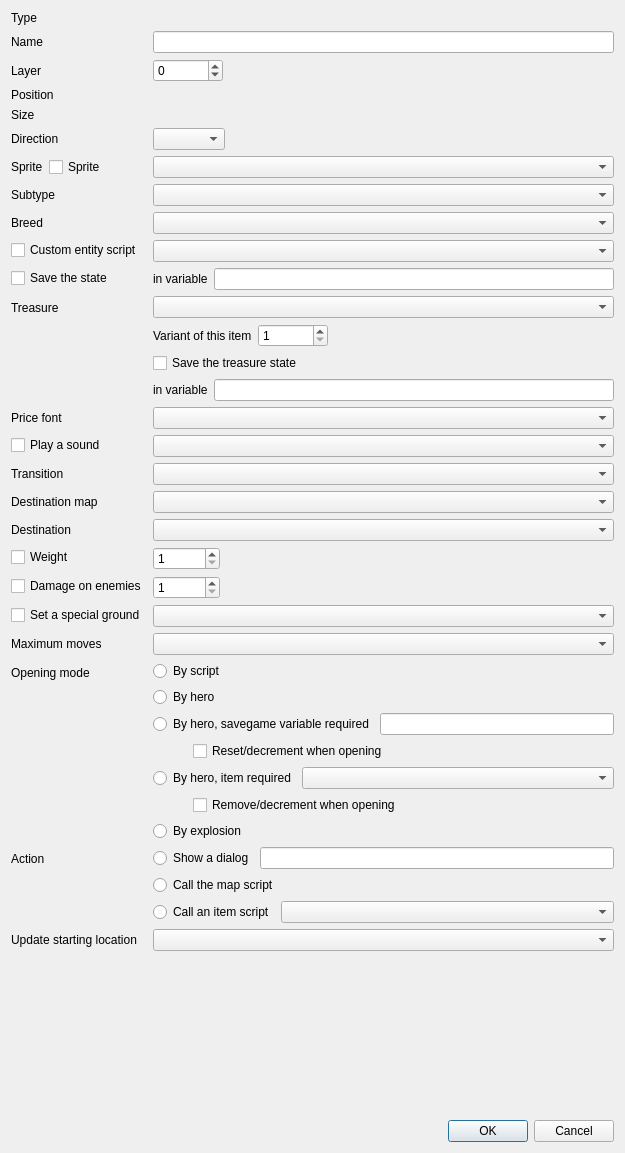
<?xml version="1.0" encoding="UTF-8"?>
<ui version="4.0">
 <class>SolarusEditor::EditEntityDialog</class>
 <widget class="QDialog" name="SolarusEditor::EditEntityDialog">
  <property name="geometry">
   <rect>
    <x>0</x>
    <y>0</y>
    <width>625</width>
    <height>1153</height>
   </rect>
  </property>
  <property name="sizePolicy">
   <sizepolicy hsizetype="Expanding" vsizetype="Preferred">
    <horstretch>0</horstretch>
    <verstretch>0</verstretch>
   </sizepolicy>
  </property>
  <property name="windowTitle">
   <string>Edit an entity</string>
  </property>
  <layout class="QVBoxLayout" name="verticalLayout_3">
   <item>
    <layout class="QFormLayout" name="form_layout">
     <property name="fieldGrowthPolicy">
      <enum>QFormLayout::AllNonFixedFieldsGrow</enum>
     </property>
     <item row="0" column="0">
      <widget class="QLabel" name="type_label">
       <property name="text">
        <string>Type</string>
       </property>
      </widget>
     </item>
     <item row="0" column="1">
      <widget class="QLabel" name="type_field">
       <property name="font">
        <font>
         <weight>75</weight>
         <bold>true</bold>
        </font>
       </property>
       <property name="text">
        <string/>
       </property>
      </widget>
     </item>
     <item row="1" column="0">
      <widget class="QLabel" name="name_label">
       <property name="text">
        <string>Name</string>
       </property>
      </widget>
     </item>
     <item row="1" column="1">
      <widget class="QLineEdit" name="name_field"/>
     </item>
     <item row="2" column="0">
      <widget class="QLabel" name="layer_label">
       <property name="text">
        <string>Layer</string>
       </property>
      </widget>
     </item>
     <item row="2" column="1">
      <widget class="QWidget" name="layer_layout" native="true">
       <layout class="QHBoxLayout" name="horizontalLayout_6">
        <property name="leftMargin">
         <number>0</number>
        </property>
        <property name="topMargin">
         <number>0</number>
        </property>
        <property name="rightMargin">
         <number>0</number>
        </property>
        <property name="bottomMargin">
         <number>0</number>
        </property>
        <item>
         <widget class="QSpinBox" name="layer_field">
          <property name="minimumSize">
           <size>
            <width>70</width>
            <height>0</height>
           </size>
          </property>
          <property name="minimum">
           <number>-9999</number>
          </property>
          <property name="maximum">
           <number>9999</number>
          </property>
         </widget>
        </item>
        <item>
         <spacer name="layer_spacer">
          <property name="orientation">
           <enum>Qt::Horizontal</enum>
          </property>
          <property name="sizeHint" stdset="0">
           <size>
            <width>40</width>
            <height>20</height>
           </size>
          </property>
         </spacer>
        </item>
       </layout>
      </widget>
     </item>
     <item row="3" column="0">
      <widget class="QLabel" name="position_label">
       <property name="text">
        <string>Position</string>
       </property>
      </widget>
     </item>
     <item row="3" column="1">
      <widget class="SolarusEditor::PairSpinBox" name="xy_field" native="true"/>
     </item>
     <item row="4" column="0">
      <widget class="QLabel" name="size_label">
       <property name="text">
        <string>Size</string>
       </property>
      </widget>
     </item>
     <item row="4" column="1">
      <widget class="SolarusEditor::PairSpinBox" name="size_field" native="true"/>
     </item>
     <item row="5" column="0">
      <widget class="QLabel" name="direction_label">
       <property name="text">
        <string>Direction</string>
       </property>
      </widget>
     </item>
     <item row="5" column="1">
      <widget class="QWidget" name="direction_layout" native="true">
       <layout class="QHBoxLayout" name="layout_4">
        <property name="leftMargin">
         <number>0</number>
        </property>
        <property name="topMargin">
         <number>0</number>
        </property>
        <property name="rightMargin">
         <number>0</number>
        </property>
        <property name="bottomMargin">
         <number>0</number>
        </property>
        <item>
         <widget class="QComboBox" name="direction_field"/>
        </item>
        <item>
         <spacer name="direction_spacer">
          <property name="orientation">
           <enum>Qt::Horizontal</enum>
          </property>
          <property name="sizeHint" stdset="0">
           <size>
            <width>40</width>
            <height>20</height>
           </size>
          </property>
         </spacer>
        </item>
       </layout>
      </widget>
     </item>
     <item row="6" column="0">
      <widget class="QWidget" name="sprite_label_checkbox" native="true">
       <layout class="QHBoxLayout" name="horizontalLayout_2">
        <property name="leftMargin">
         <number>0</number>
        </property>
        <property name="topMargin">
         <number>0</number>
        </property>
        <property name="rightMargin">
         <number>0</number>
        </property>
        <property name="bottomMargin">
         <number>0</number>
        </property>
        <item>
         <widget class="QLabel" name="sprite_label">
          <property name="text">
           <string>Sprite</string>
          </property>
         </widget>
        </item>
        <item>
         <widget class="QCheckBox" name="sprite_checkbox">
          <property name="text">
           <string>Sprite</string>
          </property>
         </widget>
        </item>
       </layout>
      </widget>
     </item>
     <item row="6" column="1">
      <widget class="SolarusEditor::ResourceSelector" name="sprite_field"/>
     </item>
     <item row="7" column="0">
      <widget class="QLabel" name="subtype_label">
       <property name="text">
        <string>Subtype</string>
       </property>
      </widget>
     </item>
     <item row="7" column="1">
      <widget class="QComboBox" name="subtype_field"/>
     </item>
     <item row="8" column="0">
      <widget class="QLabel" name="breed_label">
       <property name="text">
        <string>Breed</string>
       </property>
      </widget>
     </item>
     <item row="8" column="1">
      <widget class="SolarusEditor::ResourceSelector" name="breed_field"/>
     </item>
     <item row="9" column="0">
      <widget class="QCheckBox" name="model_checkbox">
       <property name="text">
        <string>Custom entity script</string>
       </property>
      </widget>
     </item>
     <item row="9" column="1">
      <widget class="SolarusEditor::ResourceSelector" name="model_field"/>
     </item>
     <item row="10" column="0">
      <widget class="QCheckBox" name="savegame_variable_checkbox">
       <property name="text">
        <string>Save the state</string>
       </property>
      </widget>
     </item>
     <item row="10" column="1">
      <widget class="QWidget" name="savegame_variable_layout" native="true">
       <layout class="QHBoxLayout" name="horizontalLayout">
        <property name="leftMargin">
         <number>0</number>
        </property>
        <property name="topMargin">
         <number>0</number>
        </property>
        <property name="rightMargin">
         <number>0</number>
        </property>
        <property name="bottomMargin">
         <number>0</number>
        </property>
        <item>
         <widget class="QLabel" name="savegame_variable_label">
          <property name="text">
           <string>in variable</string>
          </property>
         </widget>
        </item>
        <item>
         <widget class="QLineEdit" name="savegame_variable_field"/>
        </item>
       </layout>
      </widget>
     </item>
     <item row="11" column="0">
      <widget class="QLabel" name="treasure_label">
       <property name="text">
        <string>Treasure</string>
       </property>
      </widget>
     </item>
     <item row="11" column="1">
      <widget class="QWidget" name="treasure_layout" native="true">
       <layout class="QVBoxLayout" name="layout_3">
        <property name="leftMargin">
         <number>0</number>
        </property>
        <property name="topMargin">
         <number>0</number>
        </property>
        <property name="rightMargin">
         <number>0</number>
        </property>
        <property name="bottomMargin">
         <number>0</number>
        </property>
        <item>
         <widget class="SolarusEditor::ResourceSelector" name="treasure_name_field"/>
        </item>
        <item>
         <layout class="QHBoxLayout" name="horizontal_layout_3">
          <item>
           <widget class="QLabel" name="treasure_variant_label">
            <property name="text">
             <string>Variant of this item</string>
            </property>
           </widget>
          </item>
          <item>
           <widget class="QSpinBox" name="treasure_variant_field">
            <property name="minimumSize">
             <size>
              <width>70</width>
              <height>0</height>
             </size>
            </property>
            <property name="minimum">
             <number>1</number>
            </property>
            <property name="maximum">
             <number>999</number>
            </property>
           </widget>
          </item>
          <item>
           <spacer name="horizontal_spacer_4">
            <property name="orientation">
             <enum>Qt::Horizontal</enum>
            </property>
            <property name="sizeHint" stdset="0">
             <size>
              <width>40</width>
              <height>20</height>
             </size>
            </property>
           </spacer>
          </item>
         </layout>
        </item>
        <item>
         <widget class="QCheckBox" name="save_treasure_checkbox">
          <property name="text">
           <string>Save the treasure state</string>
          </property>
         </widget>
        </item>
        <item>
         <layout class="QHBoxLayout" name="horizontal_layout_4">
          <item>
           <widget class="QLabel" name="treasure_savegame_variable_label">
            <property name="text">
             <string>in variable</string>
            </property>
           </widget>
          </item>
          <item>
           <widget class="QLineEdit" name="treasure_savegame_variable_field"/>
          </item>
         </layout>
        </item>
       </layout>
      </widget>
     </item>
     <item row="12" column="0">
      <widget class="QLabel" name="font_label">
       <property name="text">
        <string>Price font</string>
       </property>
      </widget>
     </item>
     <item row="12" column="1">
      <widget class="SolarusEditor::ResourceSelector" name="font_field"/>
     </item>
     <item row="13" column="0">
      <widget class="QCheckBox" name="sound_checkbox">
       <property name="text">
        <string>Play a sound</string>
       </property>
      </widget>
     </item>
     <item row="13" column="1">
      <widget class="SolarusEditor::ResourceSelector" name="sound_field"/>
     </item>
     <item row="14" column="0">
      <widget class="QLabel" name="transition_label">
       <property name="text">
        <string>Transition</string>
       </property>
      </widget>
     </item>
     <item row="14" column="1">
      <widget class="SolarusEditor::EnumSelector&lt;SolarusEditor::TransitionStyle&gt;" name="transition_field"/>
     </item>
     <item row="15" column="0">
      <widget class="QLabel" name="destination_map_label">
       <property name="text">
        <string>Destination map</string>
       </property>
      </widget>
     </item>
     <item row="15" column="1">
      <widget class="SolarusEditor::ResourceSelector" name="destination_map_field"/>
     </item>
     <item row="16" column="0">
      <widget class="QLabel" name="destination_label">
       <property name="text">
        <string>Destination</string>
       </property>
      </widget>
     </item>
     <item row="16" column="1">
      <widget class="SolarusEditor::EntitySelector" name="destination_field"/>
     </item>
     <item row="17" column="0">
      <widget class="QCheckBox" name="weight_checkbox">
       <property name="text">
        <string>Weight</string>
       </property>
      </widget>
     </item>
     <item row="17" column="1">
      <widget class="QWidget" name="weight_layout" native="true">
       <layout class="QHBoxLayout" name="horizontalLayout_3">
        <property name="leftMargin">
         <number>0</number>
        </property>
        <property name="topMargin">
         <number>0</number>
        </property>
        <property name="rightMargin">
         <number>0</number>
        </property>
        <property name="bottomMargin">
         <number>0</number>
        </property>
        <item>
         <widget class="QSpinBox" name="weight_field">
          <property name="maximumSize">
           <size>
            <width>70</width>
            <height>16777215</height>
           </size>
          </property>
          <property name="minimum">
           <number>1</number>
          </property>
          <property name="maximum">
           <number>999999</number>
          </property>
         </widget>
        </item>
        <item>
         <spacer name="weight_spacer">
          <property name="orientation">
           <enum>Qt::Horizontal</enum>
          </property>
          <property name="sizeHint" stdset="0">
           <size>
            <width>40</width>
            <height>20</height>
           </size>
          </property>
         </spacer>
        </item>
       </layout>
      </widget>
     </item>
     <item row="18" column="0">
      <widget class="QCheckBox" name="damage_on_enemies_checkbox">
       <property name="text">
        <string>Damage on enemies</string>
       </property>
      </widget>
     </item>
     <item row="18" column="1">
      <widget class="QWidget" name="damage_on_enemies_layout" native="true">
       <layout class="QHBoxLayout" name="horizontalLayout_4">
        <property name="leftMargin">
         <number>0</number>
        </property>
        <property name="topMargin">
         <number>0</number>
        </property>
        <property name="rightMargin">
         <number>0</number>
        </property>
        <property name="bottomMargin">
         <number>0</number>
        </property>
        <item>
         <widget class="QSpinBox" name="damage_on_enemies_field">
          <property name="maximumSize">
           <size>
            <width>70</width>
            <height>16777215</height>
           </size>
          </property>
          <property name="minimum">
           <number>1</number>
          </property>
          <property name="maximum">
           <number>999999</number>
          </property>
         </widget>
        </item>
        <item>
         <spacer name="damage_on_enemies_spacer">
          <property name="orientation">
           <enum>Qt::Horizontal</enum>
          </property>
          <property name="sizeHint" stdset="0">
           <size>
            <width>40</width>
            <height>20</height>
           </size>
          </property>
         </spacer>
        </item>
       </layout>
      </widget>
     </item>
     <item row="19" column="0">
      <widget class="QCheckBox" name="ground_checkbox">
       <property name="text">
        <string>Set a special ground</string>
       </property>
      </widget>
     </item>
     <item row="19" column="1">
      <widget class="SolarusEditor::EnumSelector&lt;SolarusEditor::Ground&gt;" name="ground_field"/>
     </item>
     <item row="20" column="0">
      <widget class="QLabel" name="maximum_moves_label">
       <property name="text">
        <string>Maximum moves</string>
       </property>
      </widget>
     </item>
     <item row="20" column="1">
      <widget class="QComboBox" name="maximum_moves_field"/>
     </item>
     <item row="21" column="0">
      <widget class="QLabel" name="opening_method_label">
       <property name="text">
        <string>Opening mode</string>
       </property>
      </widget>
     </item>
     <item row="21" column="1">
      <widget class="QWidget" name="opening_method_layout" native="true">
       <layout class="QVBoxLayout" name="verticalLayout">
        <property name="leftMargin">
         <number>0</number>
        </property>
        <property name="topMargin">
         <number>0</number>
        </property>
        <property name="rightMargin">
         <number>0</number>
        </property>
        <property name="bottomMargin">
         <number>0</number>
        </property>
        <item>
         <widget class="QRadioButton" name="opening_method_none_radio">
          <property name="text">
           <string>By script</string>
          </property>
         </widget>
        </item>
        <item>
         <widget class="QRadioButton" name="opening_method_interaction_radio">
          <property name="text">
           <string>By hero</string>
          </property>
         </widget>
        </item>
        <item>
         <layout class="QHBoxLayout" name="opening_condition_savegame_variable_layout">
          <item>
           <widget class="QRadioButton" name="opening_method_savegame_variable_radio">
            <property name="text">
             <string>By hero, savegame variable required</string>
            </property>
           </widget>
          </item>
          <item>
           <widget class="QLineEdit" name="opening_condition_savegame_variable_field"/>
          </item>
         </layout>
        </item>
        <item>
         <layout class="QHBoxLayout" name="opening_condition_savegame_variable_consumed_layout">
          <item>
           <spacer name="opening_condition_savegame_variable_consumed_spacer">
            <property name="orientation">
             <enum>Qt::Horizontal</enum>
            </property>
            <property name="sizeType">
             <enum>QSizePolicy::Fixed</enum>
            </property>
            <property name="sizeHint" stdset="0">
             <size>
              <width>40</width>
              <height>20</height>
             </size>
            </property>
           </spacer>
          </item>
          <item>
           <widget class="QCheckBox" name="opening_condition_savegame_variable_consumed_checkbox">
            <property name="text">
             <string>Reset/decrement when opening</string>
            </property>
           </widget>
          </item>
         </layout>
        </item>
        <item>
         <layout class="QHBoxLayout" name="opening_condition_item_layout">
          <item>
           <widget class="QRadioButton" name="opening_method_item_radio">
            <property name="text">
             <string>By hero, item required</string>
            </property>
           </widget>
          </item>
          <item>
           <widget class="SolarusEditor::ResourceSelector" name="opening_condition_item_field">
            <property name="sizePolicy">
             <sizepolicy hsizetype="Expanding" vsizetype="Fixed">
              <horstretch>0</horstretch>
              <verstretch>0</verstretch>
             </sizepolicy>
            </property>
           </widget>
          </item>
         </layout>
        </item>
        <item>
         <layout class="QHBoxLayout" name="opening_condition_item_consumed_layout">
          <item>
           <spacer name="opening_condition_item_consumed_spacer">
            <property name="orientation">
             <enum>Qt::Horizontal</enum>
            </property>
            <property name="sizeType">
             <enum>QSizePolicy::Fixed</enum>
            </property>
            <property name="sizeHint" stdset="0">
             <size>
              <width>40</width>
              <height>20</height>
             </size>
            </property>
           </spacer>
          </item>
          <item>
           <widget class="QCheckBox" name="opening_condition_item_consumed_checkbox">
            <property name="text">
             <string>Remove/decrement when opening</string>
            </property>
           </widget>
          </item>
         </layout>
        </item>
        <item>
         <widget class="QRadioButton" name="opening_method_explosion_radio">
          <property name="text">
           <string>By explosion</string>
          </property>
         </widget>
        </item>
       </layout>
      </widget>
     </item>
     <item row="22" column="0">
      <widget class="QLabel" name="behavior_label">
       <property name="text">
        <string>Action</string>
       </property>
      </widget>
     </item>
     <item row="22" column="1">
      <widget class="QWidget" name="behavior_layout" native="true">
       <layout class="QVBoxLayout" name="layout_5">
        <property name="leftMargin">
         <number>0</number>
        </property>
        <property name="topMargin">
         <number>0</number>
        </property>
        <property name="rightMargin">
         <number>0</number>
        </property>
        <property name="bottomMargin">
         <number>0</number>
        </property>
        <item>
         <layout class="QHBoxLayout" name="behavior_dialog_layout">
          <item>
           <widget class="QRadioButton" name="behavior_dialog_radio">
            <property name="text">
             <string>Show a dialog</string>
            </property>
           </widget>
          </item>
          <item>
           <widget class="QLineEdit" name="behavior_dialog_field"/>
          </item>
         </layout>
        </item>
        <item>
         <widget class="QRadioButton" name="behavior_map_radio">
          <property name="text">
           <string>Call the map script</string>
          </property>
         </widget>
        </item>
        <item>
         <layout class="QHBoxLayout" name="behavior_item_layout">
          <item>
           <widget class="QRadioButton" name="behavior_item_radio">
            <property name="text">
             <string>Call an item script</string>
            </property>
           </widget>
          </item>
          <item>
           <widget class="SolarusEditor::ResourceSelector" name="behavior_item_field">
            <property name="sizePolicy">
             <sizepolicy hsizetype="Expanding" vsizetype="Fixed">
              <horstretch>0</horstretch>
              <verstretch>0</verstretch>
             </sizepolicy>
            </property>
           </widget>
          </item>
         </layout>
        </item>
       </layout>
      </widget>
     </item>
     <item row="23" column="0">
      <widget class="QLabel" name="starting_location_mode_label">
       <property name="text">
        <string>Update starting location</string>
       </property>
      </widget>
     </item>
     <item row="23" column="1">
      <widget class="SolarusEditor::EnumSelector&lt;SolarusEditor::StartingLocationMode&gt;" name="starting_location_mode_field"/>
     </item>
    </layout>
   </item>
   <item>
    <widget class="QDialogButtonBox" name="button_box">
     <property name="orientation">
      <enum>Qt::Horizontal</enum>
     </property>
     <property name="standardButtons">
      <set>QDialogButtonBox::Cancel|QDialogButtonBox::Ok</set>
     </property>
     <property name="centerButtons">
      <bool>false</bool>
     </property>
    </widget>
   </item>
  </layout>
 </widget>
 <customwidgets>
  <customwidget>
   <class>SolarusEditor::ResourceSelector</class>
   <extends>QComboBox</extends>
   <header>widgets/resource_selector.h</header>
  </customwidget>
  <customwidget>
   <class>SolarusEditor::PairSpinBox</class>
   <extends>QWidget</extends>
   <header>widgets/pair_spin_box.h</header>
   <container>1</container>
  </customwidget>
  <customwidget>
   <class>SolarusEditor::EnumSelector&lt;SolarusEditor::TransitionStyle&gt;</class>
   <extends>QComboBox</extends>
   <header>transition_traits.h</header>
  </customwidget>
  <customwidget>
   <class>SolarusEditor::EntitySelector</class>
   <extends>QComboBox</extends>
   <header>widgets/entity_selector.h</header>
  </customwidget>
  <customwidget>
   <class>SolarusEditor::EnumSelector&lt;SolarusEditor::Ground&gt;</class>
   <extends>QComboBox</extends>
   <header>ground_traits.h</header>
  </customwidget>
  <customwidget>
   <class>SolarusEditor::EnumSelector&lt;SolarusEditor::StartingLocationMode&gt;</class>
   <extends>QComboBox</extends>
   <header>starting_location_mode_traits.h</header>
  </customwidget>
 </customwidgets>
 <resources/>
 <connections>
  <connection>
   <sender>button_box</sender>
   <signal>accepted()</signal>
   <receiver>SolarusEditor::EditEntityDialog</receiver>
   <slot>accept()</slot>
   <hints>
    <hint type="sourcelabel">
     <x>248</x>
     <y>254</y>
    </hint>
    <hint type="destinationlabel">
     <x>157</x>
     <y>274</y>
    </hint>
   </hints>
  </connection>
  <connection>
   <sender>button_box</sender>
   <signal>rejected()</signal>
   <receiver>SolarusEditor::EditEntityDialog</receiver>
   <slot>reject()</slot>
   <hints>
    <hint type="sourcelabel">
     <x>316</x>
     <y>260</y>
    </hint>
    <hint type="destinationlabel">
     <x>286</x>
     <y>274</y>
    </hint>
   </hints>
  </connection>
 </connections>
</ui>
